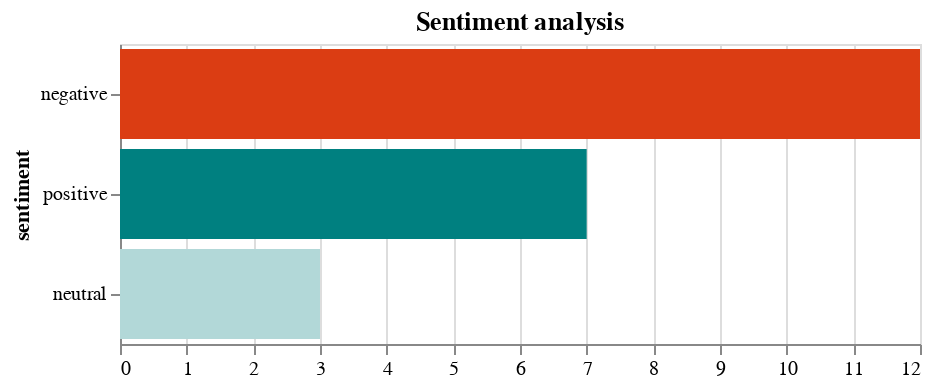

Here is the notebook cell this chart was saved with:
### Markdown cell above
### Visualize data

### Code cell
import altair as alt

# create data to change colors in Altair plot
domain = ['neutral', 'positive', 'negative']
range_=['#b2d8d8',"#008080", '#db3d13']


alt.Chart(df).mark_bar().encode(
    x=alt.X('count()', title=None),
    y=alt.Y('sentiment', sort="-x"),
    color= alt.Color('sentiment', legend=None, scale=alt.Scale(domain=domain, range=range_))
).properties(
    title="Sentiment analysis",
    width=400,
    height=150,
)

### Figure 1 — Vega-Lite specification as saved in the notebook (floating-point values rounded to 4 significant figures)
{"config": {"view": {"continuousWidth": 400, "continuousHeight": 300}}, "data": {"name": "data-e1279d53b492f2eda0cf10dd6b2b9e2b"}, "mark": "bar", "encoding": {"color": {"field": "sentiment", "legend": null, "scale": {"domain": ["neutral", "positive", "negative"], "range": ["#b2d8d8", "#008080", "#db3d13"]}, "type": "nominal"}, "x": {"aggregate": "count", "title": null, "type": "quantitative"}, "y": {"field": "sentiment", "sort": "-x", "type": "nominal"}}, "height": 150, "title": "Sentiment analysis", "width": 400, "$schema": "https://vega.github.io/schema/vega-lite/v4.17.0.json", "datasets": {"data-e1279d53b492f2eda0cf10dd6b2b9e2b": [{"text": "the body of missing princeton university student misrach ewunetie has been found. https://t.co/66wv0od5ut", "created_at": "2022-10-20T19:58:17+00:00", "text_token": "['the', 'body', 'of', 'missing', 'princeton', 'university', 'student', 'misrach', 'ewunetie', 'has', 'been', 'found', 'https', 't', 'co', '66wv0od5ut']", "text_token_s": "['body', 'missing', 'princeton', 'university', 'student', 'misrach', 'ewunetie', 'found', '66wv0od5ut']", "text_si": "body missing princeton university student misrach ewunetie found 66wv0od5ut", "text_sil": "body missing princeton university student misrach ewunetie found 66wv0od5ut", "neg": 0.216, "neu": 0.784, "pos": 0.0, "compound": -0.296, "sentiment": "negative"}, {"text": "uk prime minister liz truss quits after a disastrous six weeks in office, putting her on course to be britain's shortest-serving leader https://t.co/0o0xqscrxi", "created_at": "2022-10-20T12:37:10+00:00", "text_token": "['uk', 'prime', 'minister', 'liz', 'truss', 'quits', 'after', 'a', 'disastrous', 'six', 'weeks', 'in', 'office', 'putting', 'her', 'on', 'course', 'to', 'be', 'britain', 's', 'shortest', 'serving', 'leader', 'https', 't', 'co', '0o0xqscrxi']", "text_token_s": "['uk', 'prime', 'minister', 'liz', 'truss', 'quits', 'disastrous', 'six', 'weeks', 'office', 'putting', 'course', 'britain', 'shortest', 'serving', 'leader', '0o0xqscrxi']", "text_si": "prime minister liz truss quits disastrous six weeks office putting course britain shortest serving leader 0o0xqscrxi", "text_sil": "prime minister liz truss quits disastrous six weeks office putting course britain shortest serving leader 0o0xqscrxi", "neg": 0.206, "neu": 0.794, "pos": 0.0, "compound": -0.5994, "sentiment": "negative"}, {"text": "trump weighs letting federal agents return to mar-a-lago, potentially for a supervised search, as the government seeks to ensure all docs are returned. https://t.co/ppjifj2qqq", "created_at": "2022-10-19T23:03:37+00:00", "text_token": "['trump', 'weighs', 'letting', 'federal', 'agents', 'return', 'to', 'mar', 'a', 'lago', 'potentially', 'for', 'a', 'supervised', 'search', 'as', 'the', 'government', 'seeks', 'to', 'ensure', 'all', 'docs', 'are', 'returned', 'https', 't', 'co', 'ppjifj2qqq']", "text_token_s": "['trump', 'weighs', 'letting', 'federal', 'agents', 'return', 'mar', 'lago', 'potentially', 'supervised', 'search', 'government', 'seeks', 'ensure', 'docs', 'returned', 'ppjifj2qqq']", "text_si": "trump weighs letting federal agents return mar lago potentially supervised search government seeks ensure docs returned ppjifj2qqq", "text_sil": "trump weighs letting federal agents return mar lago potentially supervised search government seeks ensure docs returned ppjifj2qqq", "neg": 0.0, "neu": 0.86, "pos": 0.14, "compound": 0.3818, "sentiment": "positive"}, {"text": "britain's home secretary suella braverman quits, throwing the government of embattled prime minister liz truss into further turmoil. https://t.co/xizzmajsao", "created_at": "2022-10-19T16:17:29+00:00", "text_token": "['britain', 's', 'home', 'secretary', 'suella', 'braverman', 'quits', 'throwing', 'the', 'government', 'of', 'embattled', 'prime', 'minister', 'liz', 'truss', 'into', 'further', 'turmoil', 'https', 't', 'co', 'xizzmajsao']", "text_token_s": "['britain', 'home', 'secretary', 'suella', 'braverman', 'quits', 'throwing', 'government', 'embattled', 'prime', 'minister', 'liz', 'truss', 'turmoil', 'xizzmajsao']", "text_si": "britain home secretary suella braverman quits throwing government embattled prime minister liz truss turmoil xizzmajsao", "text_sil": "britain home secretary suella braverman quits throwing government embattled prime minister liz truss turmoil xizzmajsao", "neg": 0.152, "neu": 0.848, "pos": 0.0, "compound": -0.3612, "sentiment": "negative"}, {"text": "russian president vladimir putin signs a decree introducing martial law in four ukrainian regions that moscow recently claimed to have annexed https://t.co/i4d4skhrge", "created_at": "2022-10-19T12:02:15+00:00", "text_token": "['russian', 'president', 'vladimir', 'putin', 'signs', 'a', 'decree', 'introducing', 'martial', 'law', 'in', 'four', 'ukrainian', 'regions', 'that', 'moscow', 'recently', 'claimed', 'to', 'have', 'annexed', 'https', 't', 'co', 'i4d4skhrge']", "text_token_s": "['russian', 'president', 'vladimir', 'putin', 'signs', 'decree', 'introducing', 'martial', 'law', 'four', 'ukrainian', 'regions', 'moscow', 'recently', 'claimed', 'annexed', 'i4d4skhrge']", "text_si": "russian president vladimir putin signs decree introducing martial law four ukrainian regions moscow recently claimed annexed i4d4skhrge", "text_sil": "russian president vladimir putin signs decree introducing martial law four ukrainian regions moscow recently claimed annexed i4d4skhrge", "neg": 0.0, "neu": 1.0, "pos": 0.0, "compound": 0.0, "sentiment": "neutral"}, {"text": "rising food and housing costs drove uk inflation back to a 40-year high of 10.1% in september https://t.co/rzcvzuvhap", "created_at": "2022-10-19T09:04:45+00:00", "text_token": "['rising', 'food', 'and', 'housing', 'costs', 'drove', 'uk', 'inflation', 'back', 'to', 'a', '40', 'year', 'high', 'of', '10', '1', 'in', 'september', 'https', 't', 'co', 'rzcvzuvhap']", "text_token_s": "['rising', 'food', 'housing', 'costs', 'drove', 'uk', 'inflation', 'back', '40', 'year', 'high', '10', '1', 'september', 'rzcvzuvhap']", "text_si": "rising food housing costs drove inflation back year high september rzcvzuvhap", "text_sil": "rising food housing costs drove inflation back year high september rzcvzuvhap", "neg": 0.0, "neu": 1.0, "pos": 0.0, "compound": 0.0, "sentiment": "neutral"}, {"text": "jury finds paul flores guilty of first-degree murder in the death of kristin smart. his father was found not guilty of being an accessory to the murder. https://t.co/kiypga2ytv", "created_at": "2022-10-18T21:35:05+00:00", "text_token": "['jury', 'finds', 'paul', 'flores', 'guilty', 'of', 'first', 'degree', 'murder', 'in', 'the', 'death', 'of', 'kristin', 'smart', 'his', 'father', 'was', 'found', 'not', 'guilty', 'of', 'being', 'an', 'accessory', 'to', 'the', 'murder', 'https', 't', 'co', 'kiypga2ytv']", "text_token_s": "['jury', 'finds', 'paul', 'flores', 'guilty', 'first', 'degree', 'murder', 'death', 'kristin', 'smart', 'father', 'found', 'guilty', 'accessory', 'murder', 'kiypga2ytv']", "text_si": "jury finds paul flores guilty first degree murder death kristin smart father found guilty accessory murder kiypga2ytv", "text_sil": "jury finds paul flores guilty first degree murder death kristin smart father found guilty accessory murder kiypga2ytv", "neg": 0.58, "neu": 0.337, "pos": 0.083, "compound": -0.9531, "sentiment": "negative"}, {"text": "russian expat who was the main source for infamous trump dossier is acquitted of lying to the fbi, an embarrassing defeat for special counsel durham\nhttps://t.co/vu0cacf8zn", "created_at": "2022-10-18T20:29:03+00:00", "text_token": "['russian', 'expat', 'who', 'was', 'the', 'main', 'source', 'for', 'infamous', 'trump', 'dossier', 'is', 'acquitted', 'of', 'lying', 'to', 'the', 'fbi', 'an', 'embarrassing', 'defeat', 'for', 'special', 'counsel', 'durham', 'https', 't', 'co', 'vu0cacf8zn']", "text_token_s": "['russian', 'expat', 'main', 'source', 'infamous', 'trump', 'dossier', 'acquitted', 'lying', 'fbi', 'embarrassing', 'defeat', 'special', 'counsel', 'durham', 'vu0cacf8zn']", "text_si": "russian expat main source infamous trump dossier acquitted lying fbi embarrassing defeat special counsel durham vu0cacf8zn", "text_sil": "russian expat main source infamous trump dossier acquitted lying fbi embarrassing defeat special counsel durham vu0cacf8zn", "neg": 0.364, "neu": 0.445, "pos": 0.19, "compound": -0.6486, "sentiment": "negative"}, {"text": "a pilot and passenger are dead after a plane crashed into a car dealership lot near marietta, ohio. authorities say no one on the ground was injured https://t.co/xoyydu8lb6", "created_at": "2022-10-18T16:00:21+00:00", "text_token": "['a', 'pilot', 'and', 'passenger', 'are', 'dead', 'after', 'a', 'plane', 'crashed', 'into', 'a', 'car', 'dealership', 'lot', 'near', 'marietta', 'ohio', 'authorities', 'say', 'no', 'one', 'on', 'the', 'ground', 'was', 'injured', 'https', 't', 'co', 'xoyydu8lb6']", "text_token_s": "['pilot', 'passenger', 'dead', 'plane', 'crashed', 'car', 'dealership', 'lot', 'near', 'marietta', 'ohio', 'authorities', 'say', 'one', 'ground', 'injured', 'xoyydu8lb6']", "text_si": "pilot passenger dead plane crashed car dealership lot near marietta ohio authorities say one ground injured xoyydu8lb6", "text_sil": "pilot passenger dead plane crashed car dealership lot near marietta ohio authorities say one ground injured xoyydu8lb6", "neg": 0.318, "neu": 0.682, "pos": 0.0, "compound": -0.7906, "sentiment": "negative"}, {"text": "ukraine's president zelensky says 30% of the country's power stations have been destroyed in russia's latest round of attacks https://t.co/dy8rz68qm8", "created_at": "2022-10-18T10:33:29+00:00", "text_token": "['ukraine', 's', 'president', 'zelensky', 'says', '30', 'of', 'the', 'country', 's', 'power', 'stations', 'have', 'been', 'destroyed', 'in', 'russia', 's', 'latest', 'round', 'of', 'attacks', 'https', 't', 'co', 'dy8rz68qm8']", "text_token_s": "['ukraine', 'president', 'zelensky', 'says', '30', 'country', 'power', 'stations', 'destroyed', 'russia', 'latest', 'round', 'attacks', 'dy8rz68qm8']", "text_si": "ukraine president zelensky says country power stations destroyed russia latest round attacks dy8rz68qm8", "text_sil": "ukraine president zelensky says country power stations destroyed russia latest round attacks dy8rz68qm8", "neg": 0.357, "neu": 0.643, "pos": 0.0, "compound": -0.7269, "sentiment": "negative"}, {"text": "president biden announces the formal launch of the student loan forgiveness application website https://t.co/qw0k3trl4b", "created_at": "2022-10-17T19:27:45+00:00", "text_token": "['president', 'biden', 'announces', 'the', 'formal', 'launch', 'of', 'the', 'student', 'loan', 'forgiveness', 'application', 'website', 'https', 't', 'co', 'qw0k3trl4b']", "text_token_s": "['president', 'biden', 'announces', 'formal', 'launch', 'student', 'loan', 'forgiveness', 'application', 'website', 'qw0k3trl4b']", "text_si": "president biden announces formal launch student loan forgiveness application website qw0k3trl4b", "text_sil": "president biden announces formal launch student loan forgiveness application website qw0k3trl4b", "neg": 0.0, "neu": 0.826, "pos": 0.174, "compound": 0.2732, "sentiment": "positive"}, {"text": "a russian fighter jet has crashed into a residential building after taking off from a military airfield, state media reports https://t.co/reczia3ix3", "created_at": "2022-10-17T17:27:13+00:00", "text_token": "['a', 'russian', 'fighter', 'jet', 'has', 'crashed', 'into', 'a', 'residential', 'building', 'after', 'taking', 'off', 'from', 'a', 'military', 'airfield', 'state', 'media', 'reports', 'https', 't', 'co', 'reczia3ix3']", "text_token_s": "['russian', 'fighter', 'jet', 'crashed', 'residential', 'building', 'taking', 'military', 'airfield', 'state', 'media', 'reports', 'reczia3ix3']", "text_si": "russian fighter jet crashed residential building taking military airfield state media reports reczia3ix3", "text_sil": "russian fighter jet crashed residential building taking military airfield state media reports reczia3ix3", "neg": 0.0, "neu": 0.882, "pos": 0.118, "compound": 0.1531, "sentiment": "positive"}, {"text": "former president donald trump's company charged the secret service as much as $1,185 per night at its properties despite claims they'd stay free or \"at cost,\" house panel says https://t.co/v69rtpyzsq", "created_at": "2022-10-17T16:31:30+00:00", "text_token": "['former', 'president', 'donald', 'trump', 's', 'company', 'charged', 'the', 'secret', 'service', 'as', 'much', 'as', '1', '185', 'per', 'night', 'at', 'its', 'properties', 'despite', 'claims', 'they', 'd', 'stay', 'free', 'or', 'at', 'cost', 'house', 'panel', 'says', 'https', 't', 'co', 'v69rtpyzsq']", "text_token_s": "['former', 'president', 'donald', 'trump', 'company', 'charged', 'secret', 'service', 'much', '1', '185', 'per', 'night', 'properties', 'despite', 'claims', 'stay', 'free', 'cost', 'house', 'panel', 'says', 'v69rtpyzsq']", "text_si": "former president donald trump company charged secret service much 185 per night properties despite claims stay free cost house panel says v69rtpyzsq", "text_sil": "former president donald trump company charged secret service much 185 per night properties despite claims stay free cost house panel says v69rtpyzsq", "neg": 0.184, "neu": 0.816, "pos": 0.0, "compound": -0.5426, "sentiment": "negative"}, {"text": "steve bannon sentencing recommendation seeks six months in prison plus $200,000 in fines for contempt of congress conviction\nhttps://t.co/qq4l6vlou5", "created_at": "2022-10-17T13:08:39+00:00", "text_token": "['steve', 'bannon', 'sentencing', 'recommendation', 'seeks', 'six', 'months', 'in', 'prison', 'plus', '200', '000', 'in', 'fines', 'for', 'contempt', 'of', 'congress', 'conviction', 'https', 't', 'co', 'qq4l6vlou5']", "text_token_s": "['steve', 'bannon', 'sentencing', 'recommendation', 'seeks', 'six', 'months', 'prison', 'plus', '200', '000', 'fines', 'contempt', 'congress', 'conviction', 'qq4l6vlou5']", "text_si": "steve bannon sentencing recommendation seeks six months prison plus 200 000 fines contempt congress conviction qq4l6vlou5", "text_sil": "steve bannon sentencing recommendation seeks six months prison plus 200 000 fines contempt congress conviction qq4l6vlou5", "neg": 0.401, "neu": 0.599, "pos": 0.0, "compound": -0.8271, "sentiment": "negative"}, {"text": "blasts were heard in the ukrainian capital as a result of apparent russian missile strikes on monday morning. follow live updates.\nhttps://t.co/h0p9xux3wk", "created_at": "2022-10-17T05:12:01+00:00", "text_token": "['blasts', 'were', 'heard', 'in', 'the', 'ukrainian', 'capital', 'as', 'a', 'result', 'of', 'apparent', 'russian', 'missile', 'strikes', 'on', 'monday', 'morning', 'follow', 'live', 'updates', 'https', 't', 'co', 'h0p9xux3wk']", "text_token_s": "['blasts', 'heard', 'ukrainian', 'capital', 'result', 'apparent', 'russian', 'missile', 'strikes', 'monday', 'morning', 'follow', 'live', 'updates', 'h0p9xux3wk']", "text_si": "blasts heard ukrainian capital result apparent russian missile strikes monday morning follow live updates h0p9xux3wk", "text_sil": "blasts heard ukrainian capital result apparent russian missile strikes monday morning follow live updates h0p9xux3wk", "neg": 0.152, "neu": 0.848, "pos": 0.0, "compound": -0.3612, "sentiment": "negative"}, {"text": "authorities in central california have arrested a man in connection with a series of killings that claimed the lives of six people https://t.co/nlzrnsmb11", "created_at": "2022-10-15T23:48:28+00:00", "text_token": "['authorities', 'in', 'central', 'california', 'have', 'arrested', 'a', 'man', 'in', 'connection', 'with', 'a', 'series', 'of', 'killings', 'that', 'claimed', 'the', 'lives', 'of', 'six', 'people', 'https', 't', 'co', 'nlzrnsmb11']", "text_token_s": "['authorities', 'central', 'california', 'arrested', 'man', 'connection', 'series', 'killings', 'claimed', 'lives', 'six', 'people', 'nlzrnsmb11']", "text_si": "authorities central california arrested man connection series killings claimed lives six people nlzrnsmb11", "text_sil": "authorities central california arrested man connection series killings claimed lives six people nlzrnsmb11", "neg": 0.409, "neu": 0.591, "pos": 0.0, "compound": -0.8225, "sentiment": "negative"}, {"text": "bruce sutter, a cy young award-winning relief pitcher and world series champion who pioneered the split-finger fastball, has died at 69. https://t.co/rdnsvno63v", "created_at": "2022-10-14T20:06:13+00:00", "text_token": "['bruce', 'sutter', 'a', 'cy', 'young', 'award', 'winning', 'relief', 'pitcher', 'and', 'world', 'series', 'champion', 'who', 'pioneered', 'the', 'split', 'finger', 'fastball', 'has', 'died', 'at', '69', 'https', 't', 'co', 'rdnsvno63v']", "text_token_s": "['bruce', 'sutter', 'cy', 'young', 'award', 'winning', 'relief', 'pitcher', 'world', 'series', 'champion', 'pioneered', 'split', 'finger', 'fastball', 'died', '69', 'rdnsvno63v']", "text_si": "bruce sutter young award winning relief pitcher world series champion pioneered split finger fastball died rdnsvno63v", "text_sil": "bruce sutter young award winning relief pitcher world series champion pioneered split finger fastball died rdnsvno63v", "neg": 0.126, "neu": 0.386, "pos": 0.488, "compound": 0.8834, "sentiment": "positive"}, {"text": "judge throws out one of five charges against igor danchenko, main source of trump-russia dossier, in major setback for special counsel durham's probe https://t.co/rhtcheq0ei", "created_at": "2022-10-14T19:39:52+00:00", "text_token": "['judge', 'throws', 'out', 'one', 'of', 'five', 'charges', 'against', 'igor', 'danchenko', 'main', 'source', 'of', 'trump', 'russia', 'dossier', 'in', 'major', 'setback', 'for', 'special', 'counsel', 'durham', 's', 'probe', 'https', 't', 'co', 'rhtcheq0ei']", "text_token_s": "['judge', 'throws', 'one', 'five', 'charges', 'igor', 'danchenko', 'main', 'source', 'trump', 'russia', 'dossier', 'major', 'setback', 'special', 'counsel', 'durham', 'probe', 'rhtcheq0ei']", "text_si": "judge throws one five charges igor danchenko main source trump russia dossier major setback special counsel durham probe rhtcheq0ei", "text_sil": "judge throws one five charges igor danchenko main source trump russia dossier major setback special counsel durham probe rhtcheq0ei", "neg": 0.096, "neu": 0.78, "pos": 0.124, "compound": 0.1531, "sentiment": "positive"}, {"text": "robbie coltrane, the actor who brought to life the lovable gamekeeper hagrid in the harry potter film franchise, died friday, according to his agent. https://t.co/prw2bt21ry https://t.co/cavfrexhri", "created_at": "2022-10-14T17:30:19+00:00", "text_token": "['robbie', 'coltrane', 'the', 'actor', 'who', 'brought', 'to', 'life', 'the', 'lovable', 'gamekeeper', 'hagrid', 'in', 'the', 'harry', 'potter', 'film', 'franchise', 'died', 'friday', 'according', 'to', 'his', 'agent', 'https', 't', 'co', 'prw2bt21ry', 'https', 't', 'co', 'cavfrexhri']", "text_token_s": "['robbie', 'coltrane', 'actor', 'brought', 'life', 'lovable', 'gamekeeper', 'hagrid', 'harry', 'potter', 'film', 'franchise', 'died', 'friday', 'according', 'agent', 'prw2bt21ry', 'cavfrexhri']", "text_si": "robbie coltrane actor brought life lovable gamekeeper hagrid harry potter film franchise died friday according agent prw2bt21ry cavfrexhri", "text_sil": "robbie coltrane actor brought life lovable gamekeeper hagrid harry potter film franchise died friday according agent prw2bt21ry cavfrexhri", "neg": 0.153, "neu": 0.678, "pos": 0.169, "compound": 0.1027, "sentiment": "positive"}, {"text": "former president trump has not said whether he will comply with a subpoena by the house select committee investigating the january 6, 2021, capitol hill insurrection https://t.co/0ynzmnguuw", "created_at": "2022-10-14T14:52:35+00:00", "text_token": "['former', 'president', 'trump', 'has', 'not', 'said', 'whether', 'he', 'will', 'comply', 'with', 'a', 'subpoena', 'by', 'the', 'house', 'select', 'committee', 'investigating', 'the', 'january', '6', '2021', 'capitol', 'hill', 'insurrection', 'https', 't', 'co', '0ynzmnguuw']", "text_token_s": "['former', 'president', 'trump', 'said', 'whether', 'comply', 'subpoena', 'house', 'select', 'committee', 'investigating', 'january', '6', '2021', 'capitol', 'hill', 'insurrection', '0ynzmnguuw']", "text_si": "former president trump said whether comply subpoena house select committee investigating january 2021 capitol hill insurrection 0ynzmnguuw", "text_sil": "former president trump said whether comply subpoena house select committee investigating january 2021 capitol hill insurrection 0ynzmnguuw", "neg": 0.0, "neu": 1.0, "pos": 0.0, "compound": 0.0, "sentiment": "neutral"}, {"text": "kwasi kwarteng has been fired as britain's chancellor just weeks into the job, a senior source inside downing street has confirmed to cnn.\n\nfollow live updates 👉 https://t.co/4ec7sm1ctv", "created_at": "2022-10-14T11:44:29+00:00", "text_token": "['kwasi', 'kwarteng', 'has', 'been', 'fired', 'as', 'britain', 's', 'chancellor', 'just', 'weeks', 'into', 'the', 'job', 'a', 'senior', 'source', 'inside', 'downing', 'street', 'has', 'confirmed', 'to', 'cnn', 'follow', 'live', 'updates', 'https', 't', 'co', '4ec7sm1ctv']", "text_token_s": "['kwasi', 'kwarteng', 'fired', 'britain', 'chancellor', 'weeks', 'job', 'senior', 'source', 'inside', 'downing', 'street', 'confirmed', 'cnn', 'follow', 'live', 'updates', '4ec7sm1ctv']", "text_si": "kwasi kwarteng fired britain chancellor weeks job senior source inside downing street confirmed cnn follow live updates 4ec7sm1ctv", "text_sil": "kwasi kwarteng fired britain chancellor weeks job senior source inside downing street confirmed cnn follow live updates 4ec7sm1ctv", "neg": 0.175, "neu": 0.825, "pos": 0.0, "compound": -0.5574, "sentiment": "negative"}, {"text": "kroger announces it's merging with albertsons in a $24.6 billion deal, creating one of the largest grocery store chains in the us https://t.co/s3fzgtffic", "created_at": "2022-10-14T11:40:16+00:00", "text_token": "['kroger', 'announces', 'it', 's', 'merging', 'with', 'albertsons', 'in', 'a', '24', '6', 'billion', 'deal', 'creating', 'one', 'of', 'the', 'largest', 'grocery', 'store', 'chains', 'in', 'the', 'us', 'https', 't', 'co', 's3fzgtffic']", "text_token_s": "['kroger', 'announces', 'merging', 'albertsons', '24', '6', 'billion', 'deal', 'creating', 'one', 'largest', 'grocery', 'store', 'chains', 'us', 's3fzgtffic']", "text_si": "kroger announces merging albertsons billion deal creating one largest grocery store chains s3fzgtffic", "text_sil": "kroger announces merging albertsons billion deal creating one largest grocery store chains s3fzgtffic", "neg": 0.0, "neu": 0.845, "pos": 0.155, "compound": 0.296, "sentiment": "positive"}]}}
